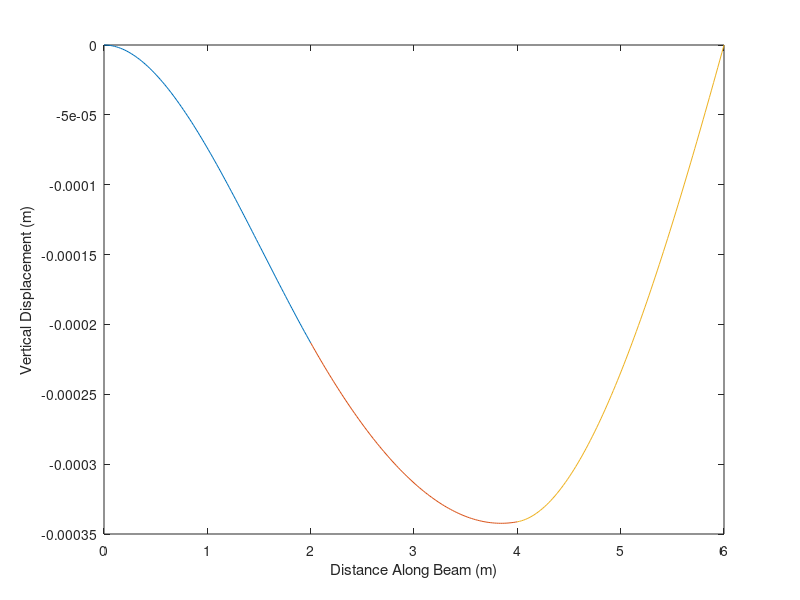
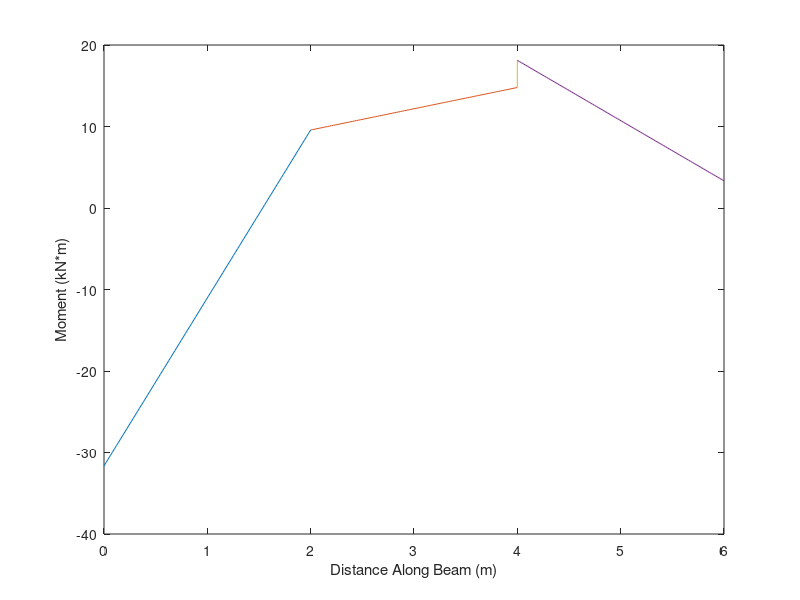
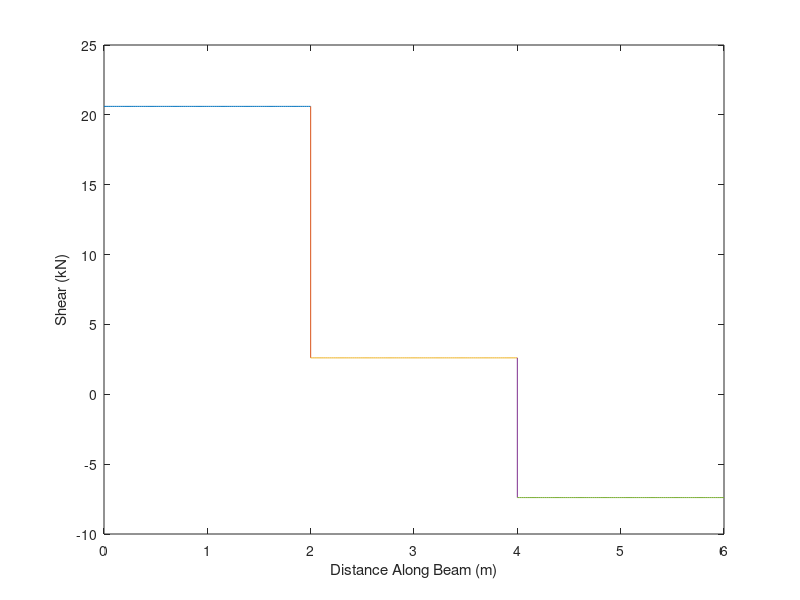

The MATLAB source for these figures, in order:
% BeamExample_2020.m
%--------------------------------------------------------------------------

E = 210e6; % Young's modulus in kN/m^2
L = 2; % Length of each element in m
I = 4e-4; % Moment of inertia in m^4
q = -10; % Distributed load in kN/m.
F = -18; % Concentrated force in kN

% Set up a general beam element stiffness matrix
ke = [12 6*L -12 6*L;
      6*L 4*L^2 -6*L 2*L^2;
      -12 -6*L 12 -6*L;
      6*L 2*L^2 -6*L 4*L^2];

% Element-specific matrices
k1 = ((2*E*I)/L^3)*ke
k2 = k1
k3 = ((E*I)/(L^3))*ke

pause;

% Element load vector for element 3
rq3 = ((q*L)/2)*[1;L/6;1;-L/6]

pause;

% Assemble global system
kglobal = zeros(8,8);
dof1 = [1 2 3 4];
dof2 = [3 4 5 6];
dof3 = [5 6 7 8];
for i=1:4
    for j=1:4
        kglobal(dof1(i),dof1(j))=kglobal(dof1(i),dof1(j))+k1(i,j);
        kglobal(dof2(i),dof2(j))=kglobal(dof2(i),dof2(j))+k2(i,j);
        kglobal(dof3(i),dof3(j))=kglobal(dof3(i),dof3(j))+k3(i,j);
    end
end
kglobal

pause;

% Assemble global force vector
r = zeros(8,1);
r(3) = F; % Concentrated force at node 2
for i=1:4 % For loop for entering rq3 into global vector
    r(dof3(i))=r(dof3(i)) + rq3(i);
end
r

pause;

% Apply essential boundary conditions using the penalty method
% v1 = 0, theta1 = 0, and v4 = 0

kMod = kglobal;
rMod = r;

mu = max(max(abs(kMod)))*10^8

% Apply v1 = 0
kMod(1,1) = kMod(1,1) + mu;

% Apply theta1 = 0
kMod(2,2) = kMod(2,2)+mu;

% Apply v4 = 0
kMod(7,7) = kMod(7,7)+mu;

kMod
rMod

pause;

% Solve for unknown displacements and rotations
d = kMod\rMod

pause;

s = linspace(0,2); % s values go from 0 to 2 for each element

% Get v(s), V(s), and M(s) for element 1
s31 = d(3)*-0.25+d(4)*0.25; % Coefficient for s^3 terms
s21 = d(3)*(3/4)+d(4)*(-1/2); % Coefficient for s^2 terms
v1 = s31*s.^3+s21*s.^2; % Displacement along element 1
M1 = 2*E*I*(6*s31*s + 2*s21); % Moment in element 1
% Note the 2EI term in elements 1 and 2
V1 = 2*E*I*6*s31*ones(1,length(s)); % Shear in element 1
 
% Get v(s), V(s), and M(s) for element 2
s32 = d(3)*0.25+d(4)*0.25+d(5)*-0.25+d(6)*0.25;% Coefficient for s^3 terms
s22 = d(3)*(-3/4)+d(4)*(-1)+d(5)*(3/4)+d(6)*(-0.5); % Coefficient for s^2 terms
s12 = d(4)*1; % Coefficient for s terms
s02 = d(3)*1; % Constant
v2 = s32*s.^3+s22*s.^2+s12*s+s02; % Displacement along element 2
M2 = 2*E*I*(6*s32*s+2*s22); % Moment in element 2
V2 = 2*E*I*6*s32*ones(1,length(s)); % Shear in element 2

% Get v(s), V(s), and M(s) for element 3
s33 = d(5)*(1/4)+d(6)*(1/4)+d(8)*(1/4); % Coefficient for s^3 terms
s23 = d(5)*(-3/4)+d(6)*(-1)+d(8)*(-1/2); % Coefficient for s^2 terms
s13 = d(6)*1;% Coefficient for s terms
s03 = d(5)*1; % Constant
v3 = s33*s.^3+s23*s.^2+s13*s+s03; % Displacement along element 3
M3 = E*I*(6*s33*s + 2*s23); % Moment in element 3
V3 = E*I*6*s33*ones(1,length(s)); % Shear in element 3

% Plot displacement
plot(s,v1);
hold on;
plot(s+2,v2); % Shift to plot in correct place along the beam
plot(s+4,v3); % Shift to plot in correct place along the beam
plot(linspace(0,6),0,'--'); % Plot x-axis
xlabel('Distance Along Beam (m)');
ylabel('Vertical Displacement (m)');

pause;

% Plot moment
figure(2);
plot(s,M1);
hold on;
plot(s+2,M2); % Shift to plot in correct place along the beam
plot([4 4],[M2(length(M2)) M3(1)]); % Plot discontinuity
plot(s+4,M3); % Shift to plot in correct place along the beam
plot(linspace(0,6),0,'--'); % Plot x-axis
xlabel('Distance Along Beam (m)');
ylabel('Moment (kN*m)');

pause;

% Plot shear
figure(3);
plot(s,V1);
hold on;
plot([2 2],[V1(length(V1)) V2(1)]); % Plot discontinuity
plot(s+2,V2);% Shift to plot in correct place along the beam
plot([4 4],[V2(length(V2)) V3(1)]); % Plot discontinuity
plot(s+4,V3);% Shift to plot in correct place along the beam
plot(linspace(0,6),0,'--'); % Plot x-axis
xlabel('Distance Along Beam (m)');
ylabel('Shear (kN)');



